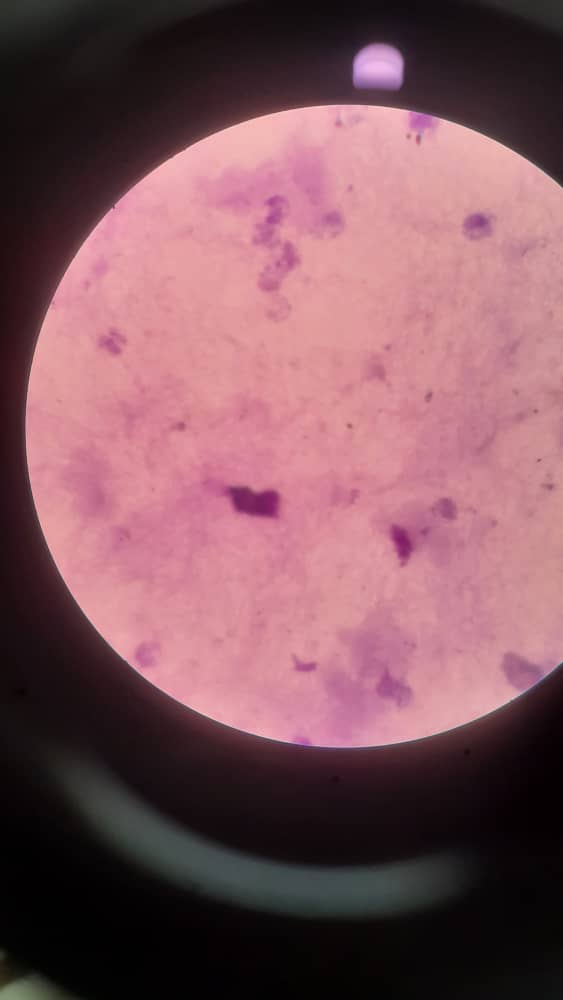
#> input picture malarai1t.jpeg, 563 x 1000 px
$ python cropping_out_dark_regions.py
#> lines starting #> are read from the running program, lines starting #| are printed output that depends on the picture; after the words box and inside, x2 and y2 are one past the last pixel; in counts of white or black regions, pixels touching at a corner belong together
import cv2
import numpy as np

# Load image
img = cv2.imread('malarai1t.jpeg')
#> img is the input picture: shape (1000, 563, 3); mean B, G, R 93.1, 85, 127

# Convert to grayscale
gray = cv2.cvtColor(img, cv2.COLOR_BGR2GRAY)
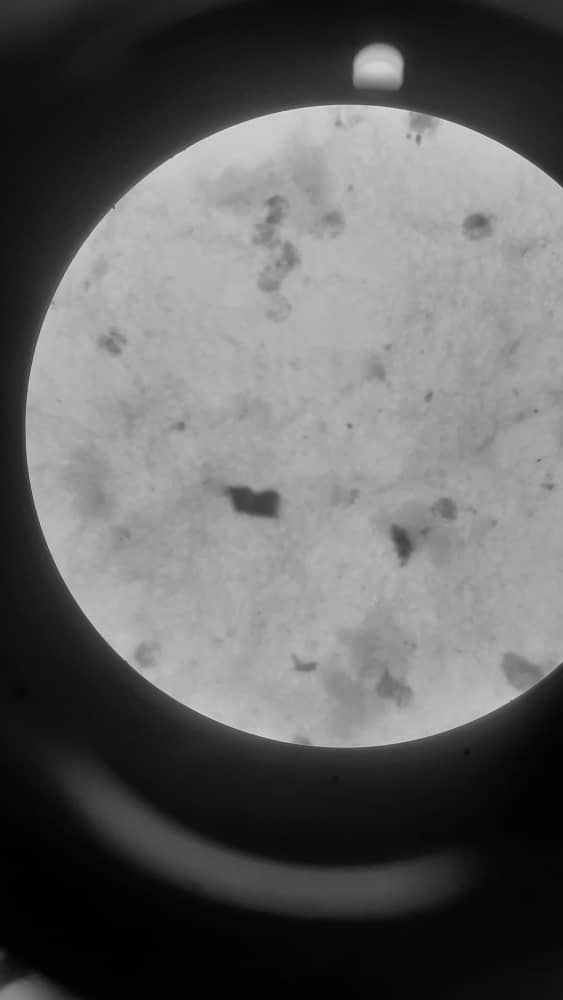
#> gray: shape (1000, 563); min 1, max 226, mean 98.5

# Apply thresholding
ret, thresh = cv2.threshold(gray, 0, 255, cv2.THRESH_BINARY+cv2.THRESH_OTSU)
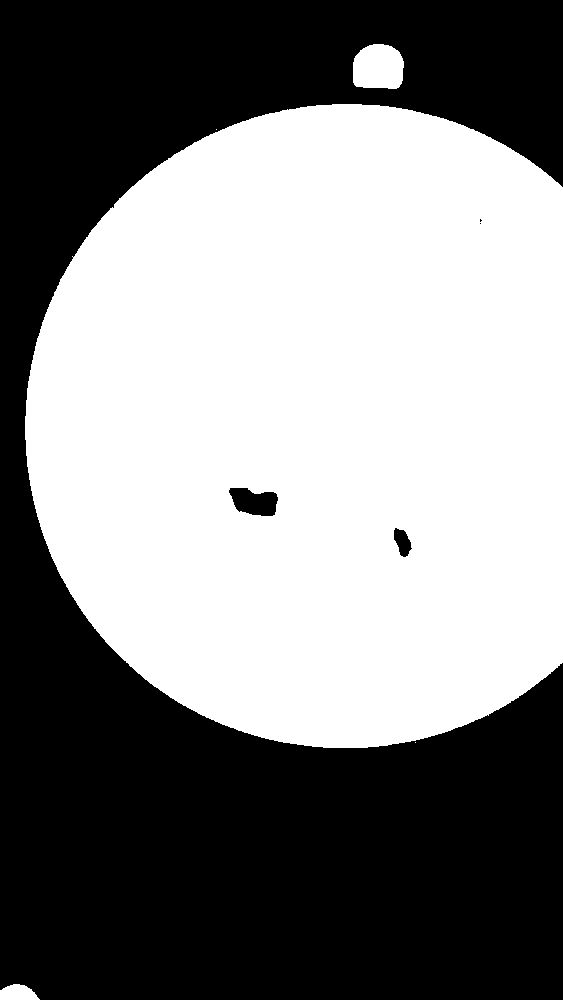
#> thresh: shape (1000, 563); 51.9% white; 5 black regions (2 under 20 px), largest, box (x1, y1, x2, y2) and area: (0, 0, 563, 1000) 269633, (229, 488, 278, 516) 1007, (394, 528, 412, 557) 326
#> ret = 95

# Perform morphological operations to remove noise
kernel = cv2.getStructuringElement(cv2.MORPH_ELLIPSE, (5, 5))
opening = cv2.morphologyEx(thresh, cv2.MORPH_OPEN, kernel)
#> opening: shape (1000, 563); 51.9% white; 4 black regions (1 under 20 px)

# Remove small objects
contours, hierarchy = cv2.findContours(opening, cv2.RETR_EXTERNAL, cv2.CHAIN_APPROX_SIMPLE)
#> contours = 3 contours; box (x1, y1, x2, y2) and area: (25, 104, 563, 748) 289977, (353, 44, 404, 89) 1894, (0, 984, 39, 1000) 438
for contour in contours:
    if cv2.contourArea(contour) < 1000:
        cv2.drawContours(opening, [contour], 0, 0, -1)
#> this loop made 3 passes
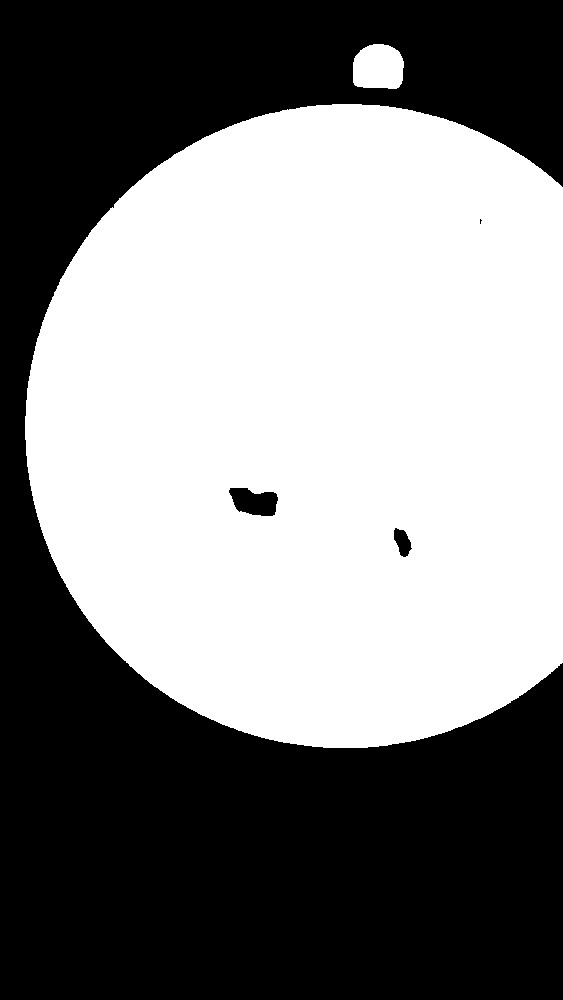
#> opening: shape (1000, 563); 51.8% white; 4 black regions (1 under 20 px), largest, box (x1, y1, x2, y2) and area: (0, 0, 563, 1000) 270136, (229, 488, 278, 516) 1007, (394, 528, 412, 557) 326

# Invert binary image
mask = cv2.bitwise_not(opening)

# Apply mask to original image
result = cv2.bitwise_and(img, img, mask=mask)
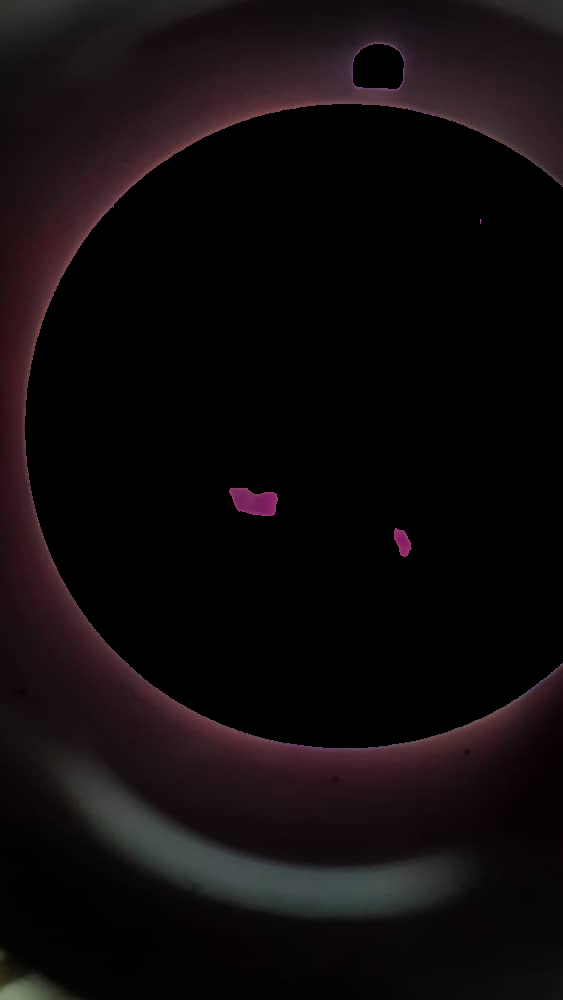
#> result: shape (1000, 563, 3); mean B, G, R 11.9, 10.5, 15.6

# Find bounding box of darker regions
x, y, w, h = cv2.boundingRect(opening)
#> x = 25; y = 44; w = 538; h = 704

# Crop out darker regions
cropped = result[y:y+h, x:x+w]
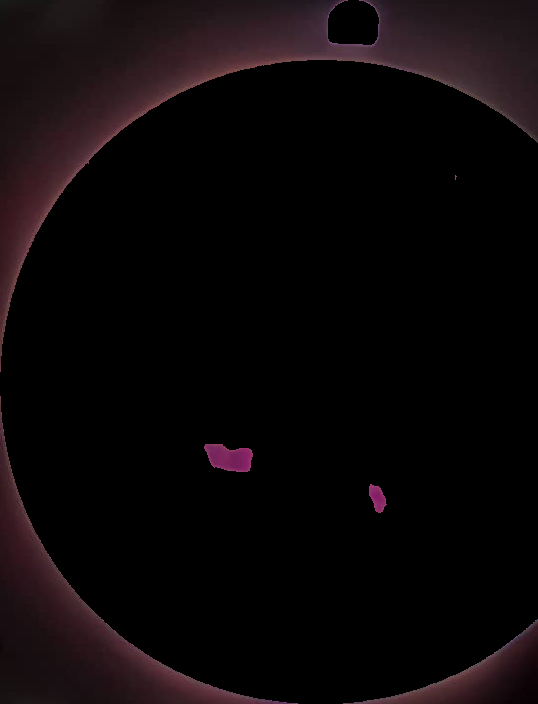
#> cropped: shape (704, 538, 3); mean B, G, R 8.1, 6.7, 11.4

# Display results
cv2.imshow('Original Image', img)
cv2.imshow('Processed Image', result)
cv2.imshow('Cropped Image', cropped)
print(type(cropped))
#| <class 'numpy.ndarray'>
# Filename
filename = 'savedImage.jpg'

# Using cv2.imwrite() method
# Saving the image
# cv2.imwrite(filename, cropped)
cv2.waitKey(0)
cv2.destroyAllWindows()
